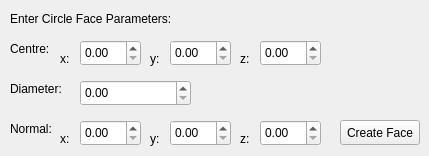
           <widget class="QWidget" name="page_31">
            <widget class="QLabel" name="label_137">
             <property name="geometry">
              <rect>
               <x>10</x>
               <y>10</y>
               <width>231</width>
               <height>17</height>
              </rect>
             </property>
             <property name="font">
              <font>
               <weight>50</weight>
               <bold>false</bold>
              </font>
             </property>
             <property name="text">
              <string>Enter Circle Face Parameters:</string>
             </property>
            </widget>
            <widget class="QLabel" name="label_138">
             <property name="geometry">
              <rect>
               <x>10</x>
               <y>40</y>
               <width>54</width>
               <height>17</height>
              </rect>
             </property>
             <property name="text">
              <string>Centre:</string>
             </property>
            </widget>
            <widget class="QLabel" name="label_139">
             <property name="geometry">
              <rect>
               <x>10</x>
               <y>80</y>
               <width>61</width>
               <height>17</height>
              </rect>
             </property>
             <property name="text">
              <string>Diameter:</string>
             </property>
            </widget>
            <widget class="QDoubleSpinBox" name="spnbox_insertion_diameter">
             <property name="geometry">
              <rect>
               <x>80</x>
               <y>80</y>
               <width>111</width>
               <height>26</height>
              </rect>
             </property>
             <property name="maximum">
              <double>99999999999.990005493164063</double>
             </property>
            </widget>
            <widget class="QLabel" name="label_140">
             <property name="geometry">
              <rect>
               <x>60</x>
               <y>50</y>
               <width>16</width>
               <height>17</height>
              </rect>
             </property>
             <property name="text">
              <string>x:</string>
             </property>
            </widget>
            <widget class="QDoubleSpinBox" name="spnbox_insertion_circle_centre_z">
             <property name="geometry">
              <rect>
               <x>260</x>
               <y>40</y>
               <width>61</width>
               <height>26</height>
              </rect>
             </property>
            </widget>
            <widget class="QDoubleSpinBox" name="spnbox_insertion_circle_centre_y">
             <property name="geometry">
              <rect>
               <x>170</x>
               <y>40</y>
               <width>61</width>
               <height>26</height>
              </rect>
             </property>
            </widget>
            <widget class="QLabel" name="label_141">
             <property name="geometry">
              <rect>
               <x>240</x>
               <y>50</y>
               <width>16</width>
               <height>17</height>
              </rect>
             </property>
             <property name="text">
              <string>z:</string>
             </property>
            </widget>
            <widget class="QDoubleSpinBox" name="spnbox_insertion_circle_centre_x">
             <property name="geometry">
              <rect>
               <x>80</x>
               <y>40</y>
               <width>61</width>
               <height>26</height>
              </rect>
             </property>
            </widget>
            <widget class="QLabel" name="label_142">
             <property name="geometry">
              <rect>
               <x>150</x>
               <y>50</y>
               <width>16</width>
               <height>17</height>
              </rect>
             </property>
             <property name="text">
              <string>y:</string>
             </property>
            </widget>
            <widget class="QDoubleSpinBox" name="spnbox_insertion_circle_normal_z">
             <property name="geometry">
              <rect>
               <x>260</x>
               <y>120</y>
               <width>61</width>
               <height>26</height>
              </rect>
             </property>
            </widget>
            <widget class="QLabel" name="label_143">
             <property name="geometry">
              <rect>
               <x>60</x>
               <y>130</y>
               <width>16</width>
               <height>17</height>
              </rect>
             </property>
             <property name="text">
              <string>x:</string>
             </property>
            </widget>
            <widget class="QLabel" name="label_144">
             <property name="geometry">
              <rect>
               <x>150</x>
               <y>130</y>
               <width>16</width>
               <height>17</height>
              </rect>
             </property>
             <property name="text">
              <string>y:</string>
             </property>
            </widget>
            <widget class="QDoubleSpinBox" name="spnbox_insertion_circle_normal_y">
             <property name="geometry">
              <rect>
               <x>170</x>
               <y>120</y>
               <width>61</width>
               <height>26</height>
              </rect>
             </property>
            </widget>
            <widget class="QDoubleSpinBox" name="spnbox_insertion_circle_normal_x">
             <property name="geometry">
              <rect>
               <x>80</x>
               <y>120</y>
               <width>61</width>
               <height>26</height>
              </rect>
             </property>
            </widget>
            <widget class="QLabel" name="label_145">
             <property name="geometry">
              <rect>
               <x>240</x>
               <y>130</y>
               <width>16</width>
               <height>17</height>
              </rect>
             </property>
             <property name="text">
              <string>z:</string>
             </property>
            </widget>
            <widget class="QLabel" name="label_146">
             <property name="geometry">
              <rect>
               <x>10</x>
               <y>120</y>
               <width>51</width>
               <height>17</height>
              </rect>
             </property>
             <property name="text">
              <string>Normal:</string>
             </property>
            </widget>
            <widget class="QPushButton" name="btn_insertion_circle_create">
             <property name="geometry">
              <rect>
               <x>340</x>
               <y>120</y>
               <width>80</width>
               <height>25</height>
              </rect>
             </property>
             <property name="text">
              <string>Create Face</string>
             </property>
            </widget>
           </widget>
